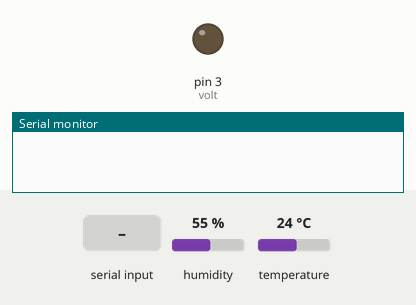
Simulated run of this sketch. Board: Arduino Uno, built with avr-gcc and run on an emulated ATmega328P. Shown: output pins drawn as LEDs (lit = HIGH), the last lines printed to the serial monitor. The test bench sets the inputs (shaded band); at power-on: humidity 55 %, temperature 24 °C.

Above: at 1.2 s.
1.3 s: "30,150\n" received over Serial
At 2.7 s:
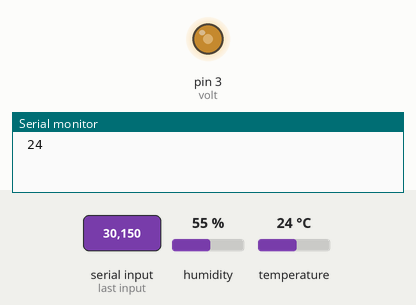
3.0 s: "100\n" received over Serial
At 4.3 s:
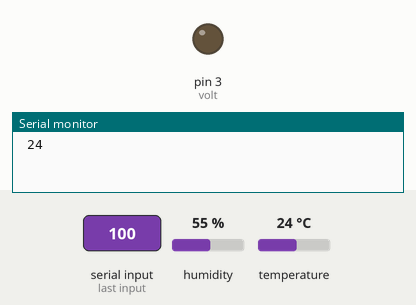
Timing chart, 0 to 6.0 s (numbered marks = the images above; inputs shaded):
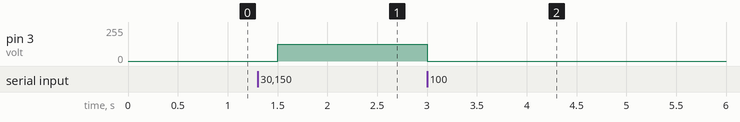

The sketch:

bluetooth_01.ino
```cpp
#include "DHT.h"
#define DHTPIN 7
#define DHTTYPE DHT11
DHT dht(DHTPIN, DHTTYPE);

int numerico, temp;
int volt = 3;
boolean apagado = true;
float pwm_p;

void setup() {
  // put your setup code here, to run once:
  Serial.begin(9600);
  dht.begin();
}

void loop() {
  // put your main code here, to run repeatedly:
  if(Serial.available() > 0){
    numerico = Serial.parseInt();
  }
    if(numerico == 100){
      apagado = true;
    }else{
      apagado = false;
    }
   if(apagado == false && numerico >= 15 && numerico <= 30){
      float pwm_p = ((30 * 50) / (float) numerico);
      pwm_p *= 0.01f;
      int send_pwm = pwm_p * 255;
      analogWrite(volt,send_pwm);

      temp = dht.readTemperature();
      String cadena = String(temp);
      Serial.println(" "+cadena);
    }

    if(apagado){
        analogWrite(volt,0);
    }
   delay(500);
}
```

Measured:
- after the input at 1.3 s, pin 3 (volt): 0/255 → 127/255 after 0.20 s
- after the input at 3.0 s, pin 3 (volt): 127/255 → 0/255 at once
